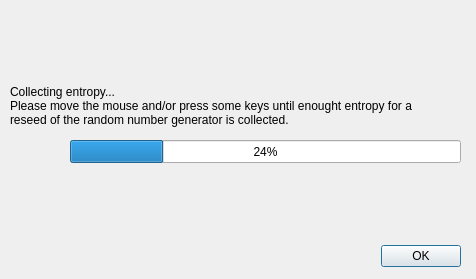
<ui version="4.0" >
 <class>CollectEntropyDlg</class>
 <widget class="QDialog" name="CollectEntropyDlg" >
  <property name="geometry" >
   <rect>
    <x>0</x>
    <y>0</y>
    <width>476</width>
    <height>279</height>
   </rect>
  </property>
  <property name="windowTitle" >
   <string>Dialog</string>
  </property>
  <widget class="QLabel" name="label" >
   <property name="geometry" >
    <rect>
     <x>10</x>
     <y>80</y>
     <width>411</width>
     <height>51</height>
    </rect>
   </property>
   <property name="text" >
    <string>Collecting entropy...
Please move the mouse and/or press some keys until enought entropy for a reseed of the random number generator is collected.</string>
   </property>
   <property name="scaledContents" >
    <bool>false</bool>
   </property>
   <property name="wordWrap" >
    <bool>true</bool>
   </property>
  </widget>
  <widget class="QProgressBar" name="progressBar" >
   <property name="geometry" >
    <rect>
     <x>70</x>
     <y>140</y>
     <width>391</width>
     <height>23</height>
    </rect>
   </property>
   <property name="value" >
    <number>24</number>
   </property>
   <property name="orientation" >
    <enum>Qt::Horizontal</enum>
   </property>
  </widget>
  <widget class="QDialogButtonBox" name="buttonBox" >
   <property name="geometry" >
    <rect>
     <x>20</x>
     <y>240</y>
     <width>441</width>
     <height>32</height>
    </rect>
   </property>
   <property name="orientation" >
    <enum>Qt::Horizontal</enum>
   </property>
   <property name="standardButtons" >
    <set>QDialogButtonBox::Ok</set>
   </property>
  </widget>
  <widget class="WaitAnimationWidget" native="1" name="Animation" >
   <property name="geometry" >
    <rect>
     <x>420</x>
     <y>10</y>
     <width>41</width>
     <height>41</height>
    </rect>
   </property>
  </widget>
 </widget>
 <customwidgets>
  <customwidget>
   <class>WaitAnimationWidget</class>
   <extends>QWidget</extends>
   <header>lib/WaitAnimationWidget.h</header>
  </customwidget>
 </customwidgets>
 <resources/>
 <connections>
  <connection>
   <sender>buttonBox</sender>
   <signal>rejected()</signal>
   <receiver>CollectEntropyDlg</receiver>
   <slot>reject()</slot>
   <hints>
    <hint type="sourcelabel" >
     <x>316</x>
     <y>260</y>
    </hint>
    <hint type="destinationlabel" >
     <x>286</x>
     <y>274</y>
    </hint>
   </hints>
  </connection>
  <connection>
   <sender>buttonBox</sender>
   <signal>accepted()</signal>
   <receiver>CollectEntropyDlg</receiver>
   <slot>accept()</slot>
   <hints>
    <hint type="sourcelabel" >
     <x>248</x>
     <y>254</y>
    </hint>
    <hint type="destinationlabel" >
     <x>157</x>
     <y>274</y>
    </hint>
   </hints>
  </connection>
 </connections>
</ui>
